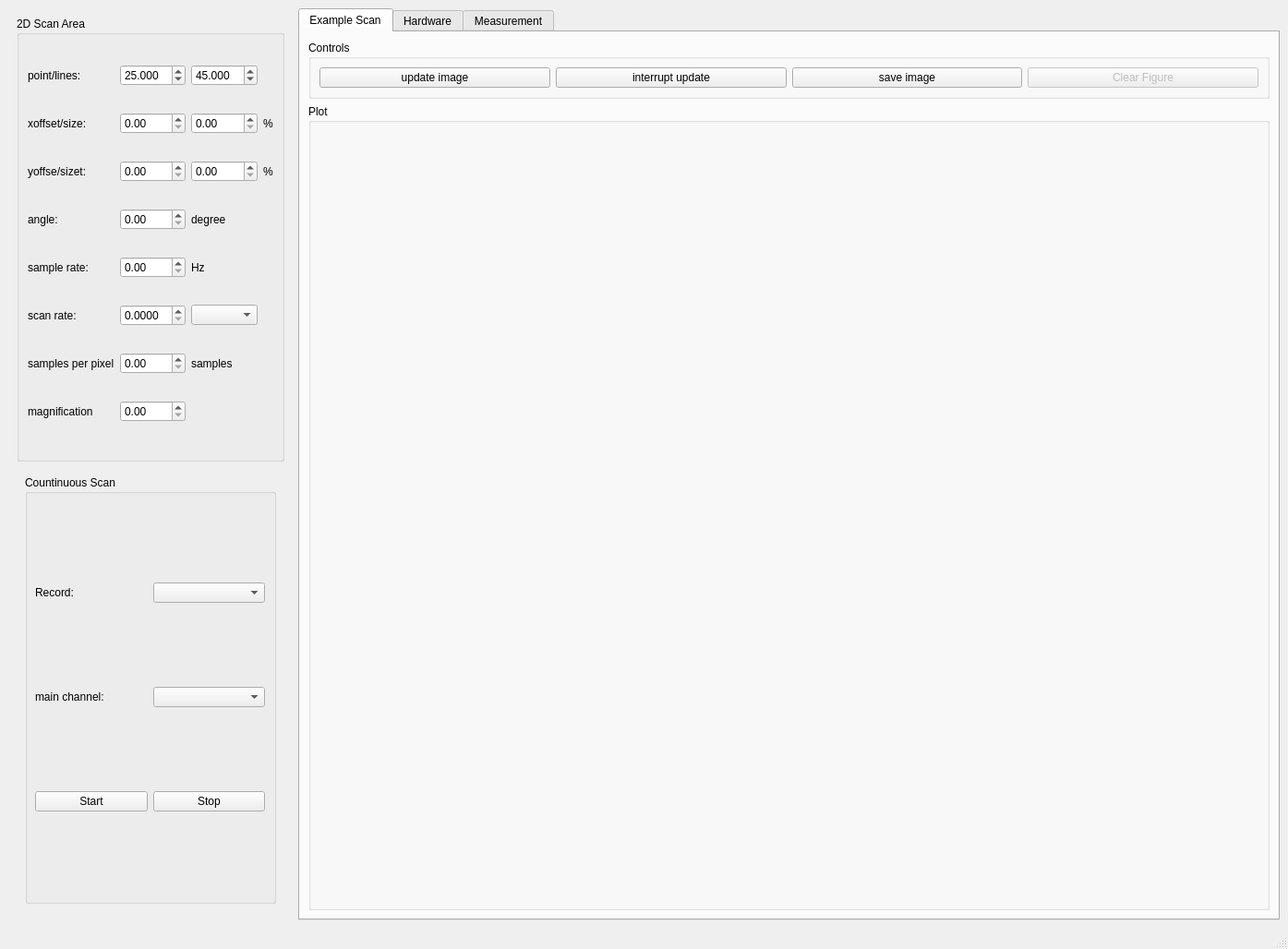
<?xml version="1.0" encoding="UTF-8"?>
<ui version="4.0">
 <class>MainWindow</class>
 <widget class="QMainWindow" name="MainWindow">
  <property name="geometry">
   <rect>
    <x>0</x>
    <y>0</y>
    <width>1395</width>
    <height>1028</height>
   </rect>
  </property>
  <property name="windowTitle">
   <string>Microscope</string>
  </property>
  <property name="unifiedTitleAndToolBarOnMac">
   <bool>false</bool>
  </property>
  <widget class="QWidget" name="centralwidget">
   <layout class="QHBoxLayout" name="horizontalLayout_2" stretch="0,0">
    <item>
     <widget class="QFrame" name="frame">
      <property name="enabled">
       <bool>true</bool>
      </property>
      <property name="minimumSize">
       <size>
        <width>271</width>
        <height>601</height>
       </size>
      </property>
      <property name="frameShape">
       <enum>QFrame::NoFrame</enum>
      </property>
      <property name="frameShadow">
       <enum>QFrame::Plain</enum>
      </property>
      <layout class="QVBoxLayout" name="verticalLayout">
       <item>
        <widget class="QGroupBox" name="groupBox_scanarea">
         <property name="title">
          <string>2D Scan Area</string>
         </property>
         <layout class="QGridLayout" name="gridLayout">
          <item row="2" column="3">
           <widget class="QLabel" name="label_10">
            <property name="text">
             <string>%</string>
            </property>
           </widget>
          </item>
          <item row="7" column="1">
           <widget class="QDoubleSpinBox" name="sample_per_point_doubleSpinBox"/>
          </item>
          <item row="7" column="0">
           <widget class="QLabel" name="samples_per_point">
            <property name="text">
             <string>samples per pixel</string>
            </property>
           </widget>
          </item>
          <item row="9" column="1">
           <widget class="QDoubleSpinBox" name="sem_magnification_doubleSpinBox"/>
          </item>
          <item row="9" column="0">
           <widget class="QLabel" name="sample_rate_label_3">
            <property name="text">
             <string>magnification</string>
            </property>
           </widget>
          </item>
          <item row="7" column="2">
           <widget class="QLabel" name="label_16">
            <property name="text">
             <string>samples</string>
            </property>
           </widget>
          </item>
          <item row="2" column="2">
           <widget class="QDoubleSpinBox" name="xsize_doubleSpinBox"/>
          </item>
          <item row="5" column="0">
           <widget class="QLabel" name="sample_rate_label">
            <property name="text">
             <string>sample rate:</string>
            </property>
           </widget>
          </item>
          <item row="4" column="0">
           <widget class="QLabel" name="angle_label">
            <property name="text">
             <string>angle:</string>
            </property>
           </widget>
          </item>
          <item row="5" column="2">
           <widget class="QLabel" name="label_15">
            <property name="text">
             <string>Hz</string>
            </property>
           </widget>
          </item>
          <item row="4" column="2">
           <widget class="QLabel" name="label_14">
            <property name="text">
             <string>degree</string>
            </property>
           </widget>
          </item>
          <item row="5" column="1">
           <widget class="QDoubleSpinBox" name="sample_rate_doubleSpinBox"/>
          </item>
          <item row="0" column="1">
           <widget class="QDoubleSpinBox" name="points_doubleSpinBox">
            <property name="decimals">
             <number>3</number>
            </property>
            <property name="value">
             <double>25.000000000000000</double>
            </property>
           </widget>
          </item>
          <item row="0" column="2">
           <widget class="QDoubleSpinBox" name="lines_doubleSpinBox">
            <property name="decimals">
             <number>3</number>
            </property>
            <property name="value">
             <double>45.000000000000000</double>
            </property>
           </widget>
          </item>
          <item row="3" column="3">
           <widget class="QLabel" name="label_11">
            <property name="text">
             <string>%</string>
            </property>
           </widget>
          </item>
          <item row="4" column="1">
           <widget class="QDoubleSpinBox" name="angle_doubleSpinBox"/>
          </item>
          <item row="3" column="0">
           <widget class="QLabel" name="yoffset_label">
            <property name="text">
             <string>yoffse/sizet:</string>
            </property>
           </widget>
          </item>
          <item row="2" column="1">
           <widget class="QDoubleSpinBox" name="xoffset_doubleSpinBox"/>
          </item>
          <item row="3" column="1">
           <widget class="QDoubleSpinBox" name="yoffset_doubleSpinBox"/>
          </item>
          <item row="2" column="0">
           <widget class="QLabel" name="xoffset_label">
            <property name="text">
             <string>xoffset/size:</string>
            </property>
           </widget>
          </item>
          <item row="3" column="2">
           <widget class="QDoubleSpinBox" name="ysize_doubleSpinBox"/>
          </item>
          <item row="0" column="0">
           <widget class="QLabel" name="h_label">
            <property name="text">
             <string>point/lines:</string>
            </property>
           </widget>
          </item>
          <item row="6" column="2">
           <widget class="QComboBox" name="unit_of_rate_comboBox"/>
          </item>
          <item row="6" column="0">
           <widget class="QLabel" name="sample_rate_label_4">
            <property name="text">
             <string>scan rate:</string>
            </property>
           </widget>
          </item>
          <item row="6" column="1">
           <widget class="QDoubleSpinBox" name="ms_per_unit_doubleSpinBox">
            <property name="decimals">
             <number>4</number>
            </property>
           </widget>
          </item>
         </layout>
        </widget>
       </item>
       <item>
        <widget class="QWidget" name="widget" native="true">
         <layout class="QHBoxLayout" name="horizontalLayout">
          <item>
           <widget class="QGroupBox" name="groupBox_Continuous_Scan">
            <property name="title">
             <string>Countinuous Scan</string>
            </property>
            <layout class="QGridLayout" name="gridLayout_3">
             <property name="sizeConstraint">
              <enum>QLayout::SetNoConstraint</enum>
             </property>
             <property name="leftMargin">
              <number>8</number>
             </property>
             <property name="horizontalSpacing">
              <number>6</number>
             </property>
             <property name="verticalSpacing">
              <number>4</number>
             </property>
             <item row="1" column="5">
              <widget class="QComboBox" name="main_channel_comboBox"/>
             </item>
             <item row="2" column="1">
              <widget class="QPushButton" name="sem_raster_repscan_start_pushButton">
               <property name="text">
                <string>Start</string>
               </property>
              </widget>
             </item>
             <item row="2" column="5">
              <widget class="QPushButton" name="sem_raster_repscan_stop_pushButton">
               <property name="text">
                <string>Stop</string>
               </property>
              </widget>
             </item>
             <item row="0" column="5">
              <widget class="QComboBox" name="save_file_comboBox"/>
             </item>
             <item row="0" column="1">
              <widget class="QLabel" name="sample_rate_label_2">
               <property name="text">
                <string>Record:</string>
               </property>
              </widget>
             </item>
             <item row="1" column="1">
              <widget class="QLabel" name="sample_rate_label_5">
               <property name="text">
                <string>main channel:</string>
               </property>
              </widget>
             </item>
            </layout>
           </widget>
          </item>
         </layout>
        </widget>
       </item>
      </layout>
     </widget>
    </item>
    <item>
     <widget class="QTabWidget" name="tabWidget">
      <property name="sizePolicy">
       <sizepolicy hsizetype="Expanding" vsizetype="Expanding">
        <horstretch>0</horstretch>
        <verstretch>0</verstretch>
       </sizepolicy>
      </property>
      <property name="tabShape">
       <enum>QTabWidget::Rounded</enum>
      </property>
      <property name="currentIndex">
       <number>0</number>
      </property>
      <widget class="QWidget" name="sem_raster_tab">
       <attribute name="title">
        <string>Example Scan</string>
       </attribute>
       <layout class="QVBoxLayout" name="plot2d_layout" stretch="0,1">
        <item>
         <widget class="QGroupBox" name="sem_raster_controls_groupBox">
          <property name="title">
           <string>Controls</string>
          </property>
          <layout class="QGridLayout" name="gridLayout_17">
           <item row="0" column="0">
            <widget class="QPushButton" name="sem_raster_start_pushButton">
             <property name="text">
              <string>update image</string>
             </property>
            </widget>
           </item>
           <item row="0" column="1">
            <widget class="QPushButton" name="sem_raster_interrupt_pushButton">
             <property name="text">
              <string>interrupt update</string>
             </property>
            </widget>
           </item>
           <item row="0" column="3">
            <widget class="QPushButton" name="sem_raster_clearfig_pushButton">
             <property name="enabled">
              <bool>false</bool>
             </property>
             <property name="text">
              <string>Clear Figure</string>
             </property>
            </widget>
           </item>
           <item row="0" column="2">
            <widget class="QPushButton" name="sem_raster_save_pushButton">
             <property name="text">
              <string>save image</string>
             </property>
            </widget>
           </item>
          </layout>
         </widget>
        </item>
        <item>
         <widget class="QGroupBox" name="sem_raster_plot_widget">
          <property name="title">
           <string>Plot</string>
          </property>
          <layout class="QVBoxLayout" name="verticalLayout_24"/>
         </widget>
        </item>
       </layout>
      </widget>
      <widget class="QWidget" name="hardware_tab">
       <attribute name="title">
        <string>Hardware</string>
       </attribute>
       <layout class="QVBoxLayout" name="verticalLayout_6">
        <item>
         <widget class="QScrollArea" name="hardware_tab_scrollArea">
          <property name="verticalScrollBarPolicy">
           <enum>Qt::ScrollBarAlwaysOn</enum>
          </property>
          <property name="horizontalScrollBarPolicy">
           <enum>Qt::ScrollBarAlwaysOff</enum>
          </property>
          <property name="sizeAdjustPolicy">
           <enum>QAbstractScrollArea::AdjustToContentsOnFirstShow</enum>
          </property>
          <property name="widgetResizable">
           <bool>true</bool>
          </property>
          <widget class="QWidget" name="hardware_tab_scrollArea_content_widget">
           <property name="geometry">
            <rect>
             <x>0</x>
             <y>0</y>
             <width>1045</width>
             <height>923</height>
            </rect>
           </property>
           <layout class="QVBoxLayout" name="verticalLayout_7"/>
          </widget>
         </widget>
        </item>
       </layout>
      </widget>
      <widget class="QWidget" name="measurements_tab">
       <attribute name="title">
        <string>Measurement</string>
       </attribute>
       <layout class="QVBoxLayout" name="verticalLayout_12">
        <item>
         <widget class="QScrollArea" name="scrollArea">
          <property name="verticalScrollBarPolicy">
           <enum>Qt::ScrollBarAlwaysOn</enum>
          </property>
          <property name="horizontalScrollBarPolicy">
           <enum>Qt::ScrollBarAlwaysOff</enum>
          </property>
          <property name="widgetResizable">
           <bool>true</bool>
          </property>
          <widget class="QWidget" name="measurements_tab_scrollArea_content_widget">
           <property name="geometry">
            <rect>
             <x>0</x>
             <y>0</y>
             <width>1045</width>
             <height>923</height>
            </rect>
           </property>
           <layout class="QVBoxLayout" name="verticalLayout_13"/>
          </widget>
         </widget>
        </item>
       </layout>
      </widget>
     </widget>
    </item>
   </layout>
   <zorder>tabWidget</zorder>
   <zorder>frame</zorder>
  </widget>
  <widget class="QMenuBar" name="menubar">
   <property name="geometry">
    <rect>
     <x>0</x>
     <y>0</y>
     <width>1395</width>
     <height>21</height>
    </rect>
   </property>
  </widget>
  <widget class="QStatusBar" name="statusbar"/>
 </widget>
 <tabstops>
  <tabstop>points_doubleSpinBox</tabstop>
  <tabstop>lines_doubleSpinBox</tabstop>
  <tabstop>tabWidget</tabstop>
  <tabstop>hardware_tab_scrollArea</tabstop>
  <tabstop>scrollArea</tabstop>
 </tabstops>
 <resources/>
 <connections/>
</ui>
